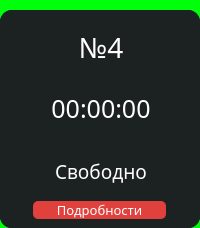
                  <widget class="QFrame" name="PC_4">
                   <property name="font">
                    <font>
                     <family>Montserrat Medium</family>
                    </font>
                   </property>
                   <property name="styleSheet">
                    <string notr="true">background-color: #00FF0A;
border-radius: 15px;</string>
                   </property>
                   <property name="frameShape">
                    <enum>QFrame::StyledPanel</enum>
                   </property>
                   <property name="frameShadow">
                    <enum>QFrame::Raised</enum>
                   </property>
                   <layout class="QVBoxLayout" name="verticalLayout_40">
                    <property name="spacing">
                     <number>0</number>
                    </property>
                    <property name="leftMargin">
                     <number>0</number>
                    </property>
                    <property name="topMargin">
                     <number>10</number>
                    </property>
                    <property name="rightMargin">
                     <number>0</number>
                    </property>
                    <property name="bottomMargin">
                     <number>0</number>
                    </property>
                    <item>
                     <widget class="QFrame" name="box_PC_4">
                      <property name="maximumSize">
                       <size>
                        <width>16777215</width>
                        <height>350</height>
                       </size>
                      </property>
                      <property name="styleSheet">
                       <string notr="true">background-color: rgb(28, 33, 34);
border-radius: 12px;</string>
                      </property>
                      <property name="frameShape">
                       <enum>QFrame::StyledPanel</enum>
                      </property>
                      <property name="frameShadow">
                       <enum>QFrame::Raised</enum>
                      </property>
                      <layout class="QVBoxLayout" name="verticalLayout_41">
                       <property name="spacing">
                        <number>0</number>
                       </property>
                       <property name="leftMargin">
                        <number>0</number>
                       </property>
                       <property name="topMargin">
                        <number>0</number>
                       </property>
                       <property name="rightMargin">
                        <number>0</number>
                       </property>
                       <property name="bottomMargin">
                        <number>0</number>
                       </property>
                       <item>
                        <widget class="QFrame" name="frame_8">
                         <property name="frameShape">
                          <enum>QFrame::StyledPanel</enum>
                         </property>
                         <property name="frameShadow">
                          <enum>QFrame::Raised</enum>
                         </property>
                         <layout class="QVBoxLayout" name="verticalLayout_42">
                          <property name="leftMargin">
                           <number>0</number>
                          </property>
                          <property name="rightMargin">
                           <number>0</number>
                          </property>
                          <item>
                           <widget class="QFrame" name="num_PC_4">
                            <property name="font">
                             <font>
                              <family>Montserrat Medium</family>
                             </font>
                            </property>
                            <property name="frameShape">
                             <enum>QFrame::StyledPanel</enum>
                            </property>
                            <property name="frameShadow">
                             <enum>QFrame::Raised</enum>
                            </property>
                            <layout class="QHBoxLayout" name="horizontalLayout_33">
                             <property name="leftMargin">
                              <number>11</number>
                             </property>
                             <item>
                              <widget class="QLabel" name="num_4">
                               <property name="font">
                                <font>
                                 <family>Montserrat Medium</family>
                                 <pointsize>-1</pointsize>
                                 <weight>7</weight>
                                 <italic>false</italic>
                                 <bold>false</bold>
                                </font>
                               </property>
                               <property name="layoutDirection">
                                <enum>Qt::LeftToRight</enum>
                               </property>
                               <property name="styleSheet">
                                <string notr="true">color: #fff; font-size: 28px;font: 57 28px &quot;Montserrat Medium&quot;;</string>
                               </property>
                               <property name="text">
                                <string>№4</string>
                               </property>
                               <property name="alignment">
                                <set>Qt::AlignCenter</set>
                               </property>
                              </widget>
                             </item>
                            </layout>
                           </widget>
                          </item>
                          <item>
                           <widget class="QFrame" name="timer_PC_4">
                            <property name="font">
                             <font>
                              <family>Montserrat Medium</family>
                             </font>
                            </property>
                            <property name="frameShape">
                             <enum>QFrame::StyledPanel</enum>
                            </property>
                            <property name="frameShadow">
                             <enum>QFrame::Raised</enum>
                            </property>
                            <layout class="QHBoxLayout" name="horizontalLayout_34">
                             <property name="leftMargin">
                              <number>11</number>
                             </property>
                             <item>
                              <widget class="QLabel" name="timer_4">
                               <property name="font">
                                <font>
                                 <family>Montserrat Medium</family>
                                 <pointsize>-1</pointsize>
                                 <weight>7</weight>
                                 <italic>false</italic>
                                 <bold>false</bold>
                                </font>
                               </property>
                               <property name="styleSheet">
                                <string notr="true">color: #fff; font-size: 25px; font: 57 25px &quot;Montserrat Medium&quot;;</string>
                               </property>
                               <property name="text">
                                <string>00:00:00</string>
                               </property>
                               <property name="alignment">
                                <set>Qt::AlignCenter</set>
                               </property>
                              </widget>
                             </item>
                            </layout>
                           </widget>
                          </item>
                          <item>
                           <widget class="QFrame" name="line_4">
                            <property name="maximumSize">
                             <size>
                              <width>200</width>
                              <height>2</height>
                             </size>
                            </property>
                            <property name="styleSheet">
                             <string notr="true">background-color: #7B7B7B;</string>
                            </property>
                            <property name="frameShape">
                             <enum>QFrame::StyledPanel</enum>
                            </property>
                            <property name="frameShadow">
                             <enum>QFrame::Raised</enum>
                            </property>
                           </widget>
                          </item>
                         </layout>
                        </widget>
                       </item>
                       <item>
                        <widget class="QFrame" name="frame_7">
                         <property name="maximumSize">
                          <size>
                           <width>16777215</width>
                           <height>150</height>
                          </size>
                         </property>
                         <property name="frameShape">
                          <enum>QFrame::StyledPanel</enum>
                         </property>
                         <property name="frameShadow">
                          <enum>QFrame::Raised</enum>
                         </property>
                         <layout class="QVBoxLayout" name="verticalLayout_43">
                          <property name="spacing">
                           <number>0</number>
                          </property>
                          <property name="leftMargin">
                           <number>0</number>
                          </property>
                          <property name="topMargin">
                           <number>0</number>
                          </property>
                          <property name="rightMargin">
                           <number>0</number>
                          </property>
                          <property name="bottomMargin">
                           <number>0</number>
                          </property>
                          <item>
                           <widget class="QFrame" name="info_PC_4">
                            <property name="maximumSize">
                             <size>
                              <width>16777215</width>
                              <height>42</height>
                             </size>
                            </property>
                            <property name="font">
                             <font>
                              <family>Montserrat Medium</family>
                             </font>
                            </property>
                            <property name="frameShape">
                             <enum>QFrame::StyledPanel</enum>
                            </property>
                            <property name="frameShadow">
                             <enum>QFrame::Raised</enum>
                            </property>
                            <layout class="QHBoxLayout" name="horizontalLayout_35">
                             <property name="leftMargin">
                              <number>11</number>
                             </property>
                             <item>
                              <widget class="QLabel" name="info_4">
                               <property name="font">
                                <font>
                                 <family>Montserrat Medium</family>
                                 <pointsize>-1</pointsize>
                                 <weight>7</weight>
                                 <italic>false</italic>
                                 <bold>false</bold>
                                </font>
                               </property>
                               <property name="styleSheet">
                                <string notr="true">color: #fff; font-size: 19px; font: 57 19px &quot;Montserrat Medium&quot;;</string>
                               </property>
                               <property name="text">
                                <string>Свободно</string>
                               </property>
                               <property name="alignment">
                                <set>Qt::AlignCenter</set>
                               </property>
                              </widget>
                             </item>
                            </layout>
                           </widget>
                          </item>
                          <item>
                           <widget class="QFrame" name="btn_details_4">
                            <property name="maximumSize">
                             <size>
                              <width>16777215</width>
                              <height>60</height>
                             </size>
                            </property>
                            <property name="frameShape">
                             <enum>QFrame::StyledPanel</enum>
                            </property>
                            <property name="frameShadow">
                             <enum>QFrame::Raised</enum>
                            </property>
                            <layout class="QHBoxLayout" name="horizontalLayout_36">
                             <item>
                              <widget class="QPushButton" name="details_4">
                               <property name="maximumSize">
                                <size>
                                 <width>133</width>
                                 <height>40</height>
                                </size>
                               </property>
                               <property name="font">
                                <font>
                                 <family>Montserrat Medium</family>
                                 <pointsize>10</pointsize>
                                 <weight>7</weight>
                                 <italic>false</italic>
                                 <bold>false</bold>
                                </font>
                               </property>
                               <property name="styleSheet">
                                <string notr="true">QPushButton{
background-color: rgb(224, 65, 61);
color: #fff;
border-radius: 5px;
font: 57 10pt &quot;Montserrat Medium&quot;;
}

QPushButton:hover{
background-color: rgb(204, 5, 0);
}</string>
                               </property>
                               <property name="text">
                                <string>Подробности</string>
                               </property>
                              </widget>
                             </item>
                            </layout>
                           </widget>
                          </item>
                         </layout>
                        </widget>
                       </item>
                      </layout>
                     </widget>
                    </item>
                   </layout>
                  </widget>
